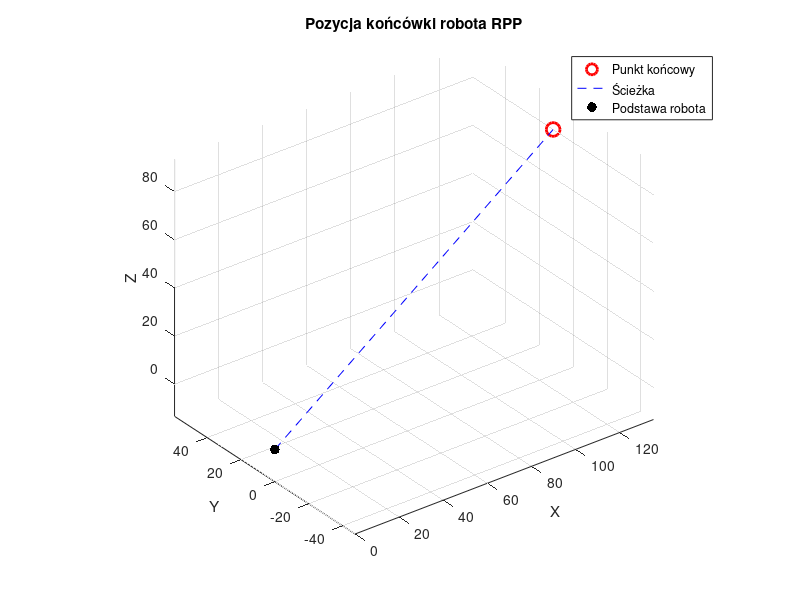

Write the MATLAB code that produced this figure.
% Kod do wizualizacji punktu w przestrzeni 3D dla robota RPP

function plotRPPPoint()
    % Funkcja pyta użytkownika o wartości zmiennych złączowych q1, q2, q3

    % Pobranie wartości zmiennych złączowych od użytkownika
    q1_deg = input('Podaj wartość q1 (w stopniach, np. 45): ');
    q1 = deg2rad(q1_deg); % Konwersja na radiany

    q2 = input('Podaj wartość q2 (w jednostkach długości, np. 2): ');
    q3 = input('Podaj wartość q3 (w jednostkach długości, np. 1): ');

    % Stałe DH lub parametry geometryczne robota (w razie potrzeby można rozszerzyć)
    L1 = 1; % Odległość od podstawy do osi pryzmatycznej (stała wysokość, można zmienić)

    % Obliczenie macierzy transformacyjnej na podstawie złącz
    T = [  0, -cos(q1), -sin(q1), cos(q1)*(q3 + 130.85);
           0, -sin(q1),  cos(q1),  sin(q1)*(q3 + 130.85);
          -1,        0,        0,              q2 + 75;
           0,        0,        0,               1];

    % Ekstrakcja pozycji końcowego efektora (punktu w przestrzeni)
    position = T(1:3, 4)
    

    % Wizualizacja punktu w przestrzeni 3D
    figure;
    hold on;
    grid on;
    axis equal;
    view(3); % Wymuszenie widoku 3D
    xlabel('X');
    ylabel('Y');
    zlabel('Z');
    title('Pozycja końcówki robota RPP');

    % Rysowanie punktu końcowego
    plot3(position(1), position(2), position(3), 'ro', 'MarkerSize', 10, 'LineWidth', 2);

    % Opcjonalne: rysowanie podstawy robota i orientacji
    plot3([0, position(1)], [0, position(2)], [0, position(3)], 'b--');
    scatter3(0, 0, 0, 50, 'k', 'filled'); % Podstawa robota

    % Legenda
    legend('Punkt końcowy', 'Ścieżka', 'Podstawa robota');
    
    hold off;
end

% Aby uruchomić, wpisz w terminalu:
% plotRPPPoint;
